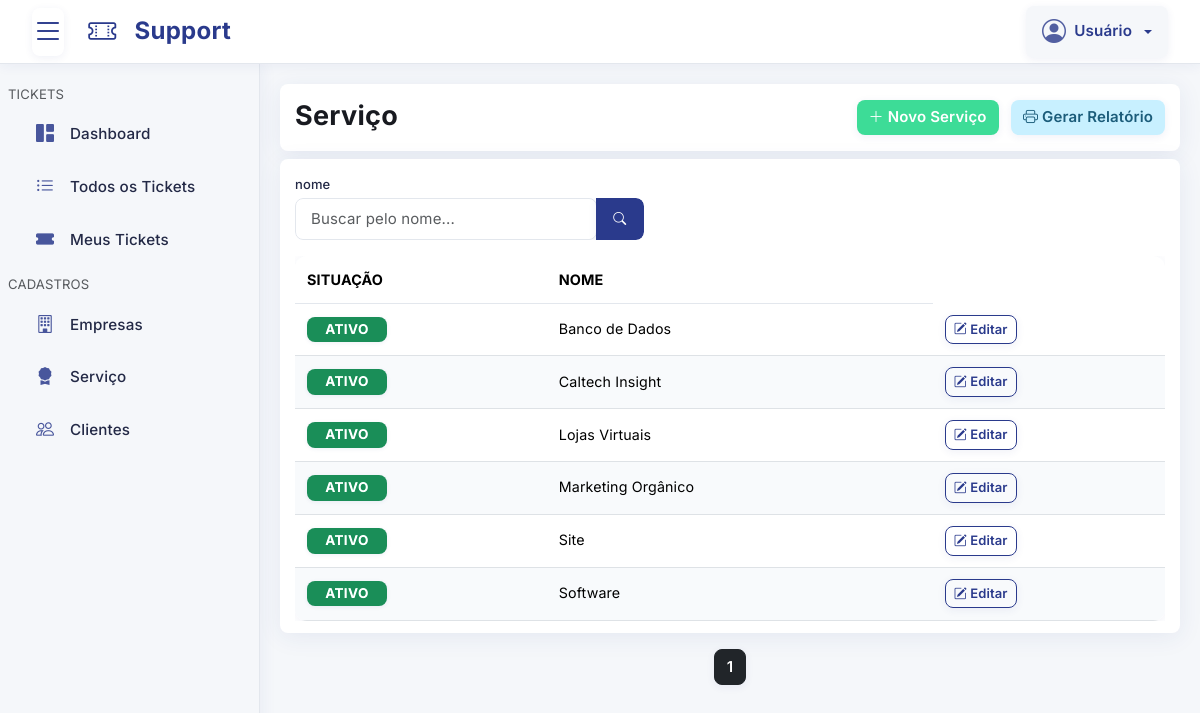
/pages/servico/index.php, run on the app's committed database.
### tables this page shows
CREATE TABLE `servico` (
  `id` int NOT NULL,
  `nome` varchar(255) NOT NULL,
  `situacao` tinyint(1) NOT NULL DEFAULT '1' COMMENT '0 = INATIVO ou 1 = ATIVO',
  `cadastrado` timestamp NULL DEFAULT CURRENT_TIMESTAMP,
  `alterado` timestamp NULL DEFAULT CURRENT_TIMESTAMP ON UPDATE CURRENT_TIMESTAMP
);

### config/Servico.php (called while the page is built, shortened)
<?php
class Servico
{
    private $db;
    public function __construct($db)
    {
        $this->db = $db;
    }
    public function index(array $parametros = array())
    {
        try {
            $nome = $parametros["nome"] ?? null;
            $situacao = $parametros["situacao"] ?? null;
            $pagina     = isset($parametros["pagina"]) ? (int)$parametros["pagina"] : 1;
            $limite     = isset($parametros["limite"]) ? (int)$parametros["limite"] : 10;
            $where = array();
            $params = array();
            $query = "SELECT * FROM `servico`";
            $queryCount = "SELECT COUNT(*) as total FROM `servico`";
            $query .= " ORDER BY `nome` ASC";
            if ($limite !== null && $limite > 0) {
                $offset = ($pagina - 1) * $limite;
                $query .= " LIMIT $limite OFFSET $offset";
            }
            $stmt = $this->db->prepare($query);
            $stmtCount = $this->db->prepare($queryCount);
            $stmt->execute();
            $stmtCount->execute();
            $resultados = $stmt->fetchAll(PDO::FETCH_OBJ);
            $total = (int)$stmtCount->fetchColumn();
            $paginacao = array(
                "pagina" => $pagina,
                "limite" => $limite,
                "total" => $total,
                "total_paginas" => max(1, (int)ceil($total / $limite))
            );
            return array(
                "resultados" => $resultados,
                "paginacao" => $paginacao
            );
        } catch (\Throwable $th) {
            return array(
                "erro" => $th->getMessage() . " -> " . $th->getLine(),
                "resultados" => [],
                "paginacao" => array(
                    "pagina" => 1,
                    "limite" => 100,
                    "total" => 0,
                    "total_paginas" => 1
                )
            );
        }
    }
}

### config/Database.php (called while the page is built, shortened)
<?php
class Database
{
    private $host = "tcc-db-phpmyadmin.a5b4kx.easypanel.host";
    private $dbName = "support-ticket-manager";
    private $username = "alvino";
    private $password = "WQDThX9tbD";
    private $charset = "utf8mb4";
    private $pdo;
    private function connect()
    {
        $dsn = "mysql:host={$this->host};port=3306;dbname={$this->dbName};charset={$this->charset}";
        try {
            $this->pdo = new PDO(
                $dsn,
                $this->username,
                $this->password,
                array(PDO::MYSQL_ATTR_INIT_COMMAND => "SET NAMES utf8")
            );
            $this->pdo->setAttribute(PDO::ATTR_ERRMODE, PDO::ERRMODE_EXCEPTION);
            $this->pdo->setAttribute(PDO::ATTR_DEFAULT_FETCH_MODE, PDO::FETCH_ASSOC);
        } catch (PDOException $e) {
            $this->error = $e->getMessage();
            die("Erro ao conectar ao banco de dados: {$this->error}");
        }
    }
    public function getConnection()
    {
        try {
            return $this->pdo;
        } catch (PDOException $e) {
            $this->error = $e->getMessage();
            die("Erro ao conectar ao banco de dados: {$this->error}");
        }
    }
}

### pages/servico/index.php (the view, shortened to what this page needs)
<?php include("../template/topo.php"); ?>
<?php
$nome = isset($_GET['nome']) ? $_GET['nome'] : NULL;
$pagina = isset($_GET["pagina"]) ? $_GET["pagina"] : 1;
$relatorio = isset($_GET['relatorio']) ? $_GET['relatorio'] : 0;
$limiteConsulta = ($relatorio == 1) ? null : 15;
$indexRegistros = $classServico->index([
    "nome" => $nome,
    "pagina" => $pagina,
    "limite" => $limiteConsulta
]);
$registros = $indexRegistros["resultados"];
$paginacao = $indexRegistros["paginacao"];
?>
<header class="sessao">
    <div class="row">
        <div class="col-xl-6 col-lg-6 col-md-6 col-sm-12 col-12 my-1">
            <h1 class="titulo">Serviço</h1>
        </div>
        <div class="col-xl-6 col-lg-6 col-md-6 col-sm-12 col-12 my-1 text-end nao-mostrar-impressao">
            <a href="cadastro.php" class="btn btn-adicionar">
                <i class="bi-plus-lg" aria-hidden="true"></i> Novo Serviço
            </a>
            <button type="button" class="btn btn-imprimir botao-noty-ativo ms-2" id="btnRelatorio">
                <i class="bi bi-printer"></i> Gerar Relatório
            </button>
        </div>
    </div>
</header>
<div class="sessao">
    <form method="get">
        <div class="row mb-3">
            <div class="col-xl-5 col-lg-7 col-md-7 col-sm-12 col-1">
                <label>nome</label>
                <div class="input-group">
                    <input type="text" class="form-control" name="nome" placeholder="Buscar pelo nome..." value="<?php echo $nome; ?>">
                    <button class="btn btn-buscar" type="submit"><i class="bi bi-search"></i></button>
                </div>
            </div>
        </div>
    </form>
    <?php if (count($registros) == 0): ?>
        <div class="alert alerta-sem-cadastrar text-center py-4" role="alert">
            <div class="mb-3">
                <i class="bi bi-people fs-1"></i>
            </div>
            <h5 class="fw-bold">Nenhum serviço encontrado</h5>
            <p class="mb-0">Confira se os dados estão corretos ou cadastre um novo serviço.</p>
        </div>
    <?php else: ?>
        <div class="table-responsive">
            <table class="table table-hover">
                <thead>
                    <tr>
                        <th>Situação</th>
                        <th>Nome</th>
                    </tr>
                </thead>
                <tbody>
                    <?php foreach ($registros as $registro): ?>
                        <?php if (is_object($registro)): ?>
                            <tr class="<?php echo isset($focu_empresa_id) && $registro->id == $focu_empresa_id ? 'table-active' : ''; ?>">
                                <td>
                                    <?php if (isset($registro->situacao) && $registro->situacao == 1): ?>
                                        <span class="badge text-bg-success">Ativo</span>
                                    <?php else: ?>
                                        <span class="badge text-bg-danger">Inativo</span>
                                    <?php endif; ?>
                                </td>
                                <td><?php echo isset($registro->nome) ? $registro->nome : "--"; ?></td>
                                <td class="nao-mostrar-impressao">
                                    <a href="edicao.php?id=<?php echo $registro->id; ?>" class="btn btn-sm btn-editar">
                                        <i class="bi-pencil-square"></i> Editar
                                    </a>
                            </tr>
                        <?php endif; ?>
                    <?php endforeach; ?>
                </tbody>
            </table>
        </div>
    <?php endif; ?>
</div>
<?php
$limiteNavegacao = 2;
$inicio = ((($pagina - $limiteNavegacao) > 1) ? $pagina - $limiteNavegacao : 1);
$fim = ((($pagina + $limiteNavegacao) < $paginacao['total_paginas']) ? $pagina + $limiteNavegacao : $paginacao['total_paginas']);
?>
<?php if ($limiteConsulta !== null): ?>
    <nav aria-label="Page navigation">
        <ul class="pagination justify-content-center mt-3">
            <?php for ($i = $inicio; $i <= $fim; $i++) : ?>
                <?php if ($i == $paginacao['pagina']): ?>
                    <li class="page-item active">
                        <a class="ms-1 me-1 btn btn-dark">
                            <?php echo $i; ?>
                        </a>
                    </li>
                <?php endif; ?>
            <?php endfor; ?>
        </ul>
    </nav>
<?php endif; ?>
<?php include("../template/rodape.php"); ?>

### css/main.css (style rules this page uses)
.badge { background: var(--cor-principal); color: #fff !important; box-shadow: 0 1px 4px rgba(42, 58, 140, 0.08); text-transform: uppercase; font-weight: 700; letter-spacing: 0.03em; border-radius: 8px; padding: 6px 18px; font-size: 0.95em; filter: brightness(1.05); }
body, .main-content { background: #f5f7fa; }
[aria-label] { cursor: pointer; }

### css/base/cores.css (style rules this page uses)
:root { --cor-principal: #2a3a8c; --cor-secundaria: #f5f7fa; --cor-verde: #3ddc97; --cor-vermelho: #ff5a5f; --cor-branco: #fff; --cor-preto: #181a20; --cor-texto: #232946; --cor-titulo: #181a20; --cor-cinza: #b0b8c1; --cor-borda: #e3e7ed; --bg-cinza: #f5f7fa; --bg-branco: #fff; --bg-principal: linear-gradient(135deg, #2a3a8c 0%, #3ddc97 100%); --bg-secundaria: #f5f7fa; --box-shadow: 0 4px 24px rgba(42, 58, 140, 0.08); --border-radius: 8px; --dia-hoje-color: #ffd600; --cor-alerta-cadastrar-bg: #fff8e1; --cor-alerta-cadastrar-texto: #8d6e63; --cor-alerta-agenda: #fff3e0; --cor-alerta-agenda-texto: #8d6e63; --cor-alerta-nao-agenda-base: #ffebee; --cor-alerta-nao-agenda-texto: #c62828; --cor-mensagem-alerta-bg: #e3f2fd; --cor-mensagem-alerta-texto: #1565c0; --badge-modulo-ativo-bg: #3ddc97; --modulo-whatsapp: #25d366; --modulo-financeiro: #2a3a8c; --modulo-controle-estoque: #ffb300; --modulo-relatorio: #7c3aed; --modulo-formulario: #229dc5; --btn-adicionar-bg: #3ddc97; --btn-adicionar-texto: var(--cor-branco); --btn-confirmar-bg: #2a3a8c; --btn-confirmar-texto: var(--cor-branco); --btn-confirmar-pagamento-bg: transparent; --btn-confirmar-pagamento-borda: #3ddc97; --btn-confirmar-pagamento-texto: #3ddc97; --btn-voltar-bg: transparent; --btn-voltar-texto: var(--cor-principal); --btn-voltar-borda: var(--cor-principal); --btn-filtrar-bg: transparent; --btn-filtrar-texto: var(--cor-principal); --btn-filtrar-borda: var(--cor-principal); --btn-detalhes-bg: transparent; --btn-detalhes-texto: #2a3a8c; --btn-detalhes-borda: #2a3a8c; --btn-buscar-bg: var(--cor-principal); --btn-buscar-texto: var(--cor-branco); --btn-imprimir-bg: #c8f0ff; --btn-imprimir-texto: #1b5c7a; --btn-imprimir-borda: #c8f0ff; --btn-empresa-bg: transparent; --btn-empresa-texto: #229dc5; --btn-empresa-borda: #229dc5; --btn-servico-bg: transparent; --btn-servico-texto: #2a7d8c; --btn-servico-borda: #2a7d8c; --btn-editar-bg: transparent; --btn-editar-texto: #2a3a8c; --btn-editar-borda: #2a3a8c; --btn-excluir-bg: transparent; --btn-excluir-texto: #ff5a5f; --btn-excluir-borda: #ff5a5f; --btn-cancelar-bg: transparent; --btn-cancelar-texto: #b0b8c1; --btn-cancelar-borda: #b0b8c1; --btn-filtro-bg: transparent; --btn-filtro-texto: var(--cor-principal); --btn-filtro-borda: var(--cor-principal); --btn-whatsapp-bg: #25d366; --btn-whatsapp-texto: var(--cor-branco); --btn-acesso-bg: #2a3a8c; --btn-acesso-texto: var(--cor-branco); --btn-recibo-bg: transparent; --btn-recibo-texto: var(--cor-principal); --btn-recibo-borda: var(--cor-principal); --btn-entrada-lote-bg: #39473e; --btn-entrada-lote-texto: var(--cor-branco); --btn-contratar-modulo-bg: var(--cor-verde); --btn-contratar-modulo-texto: var(--cor-branco); --btn-vincular-google-agenda-bg: transparent; --btn-vincular-google-agenda-texto: #4285f4; --btn-vincular-google-agenda-borda: #4285f4; --btn-desvincular-google-agenda-bg: transparent; --btn-desvincular-google-agenda-texto: #db4437; --btn-desvincular-google-agenda-borda: #db4437; --btn-bloqueio-agenda-bg: transparent; --btn-bloqueio-agenda-texto: #444; --btn-bloqueio-agenda-borda: #444; --btn-limpar-filtro-bg: #ff5a5f; --btn-limpar-filtro-texto: #fff; --btn-logs-bg: transparent; --btn-logs-texto: var(--cor-principal); --btn-logs-borda: var(--cor-principal); --btn-cancelar-pagamento-bg: transparent; --btn-cancelar-pagamento-texto: #ff5a5f; --btn-cancelar-pagamento-borda: #ff5a5f; --btn-recebimento-bg: transparent; --btn-recebimento-texto: var(--cor-verde); --btn-recebimento-borda: var(--cor-verde); }

### css/components/tabelas.css (style rules this page uses)
table { border-radius: 12px; overflow: hidden; box-shadow: 0 2px 12px rgba(42, 58, 140, 0.07); background: var(--bg-branco); }
table, th, tr { margin-bottom: 0px !important; }
table th { font-weight: 700; padding: 0.75rem 0.75rem !important; font-size: 0.9rem; text-transform: uppercase; background: var(--bg-cinza); color: var(--cor-principal); border-bottom: 2px solid var(--cor-borda); }
table td { padding: 0.7rem 0.75rem !important; font-size: 0.95em; vertical-align: middle; }
tr:nth-child(even) td { background: #f8fafc; }

### data on the page
servico: situacao "ATIVO", nome "Banco de Dados"
servico: situacao "ATIVO", nome "Caltech Insight"
servico: situacao "ATIVO", nome "Lojas Virtuais"
servico: situacao "ATIVO", nome "Marketing Orgânico"
servico: situacao "ATIVO", nome "Site"
servico: situacao "ATIVO", nome "Software"
